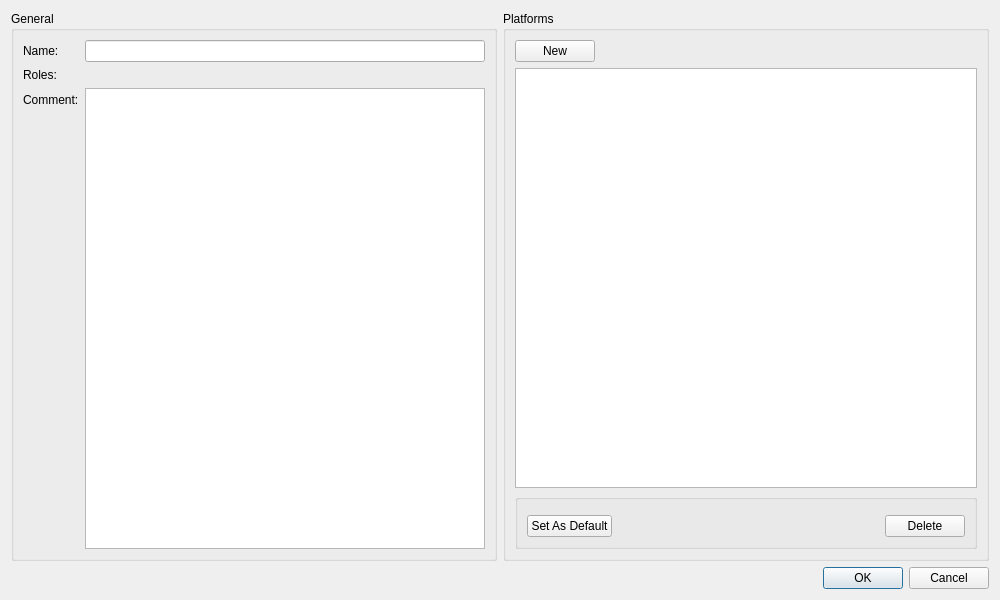
<?xml version="1.0" encoding="UTF-8"?>
<ui version="4.0">
 <class>DlgBusstopEditor</class>
 <widget class="QDialog" name="DlgBusstopEditor">
  <property name="geometry">
   <rect>
    <x>0</x>
    <y>0</y>
    <width>1000</width>
    <height>600</height>
   </rect>
  </property>
  <property name="windowTitle">
   <string notr="true"/>
  </property>
  <layout class="QVBoxLayout" name="verticalLayout_2">
   <item>
    <layout class="QHBoxLayout" name="horizontalLayout_3">
     <item>
      <widget class="QGroupBox" name="groupBox_2">
       <property name="title">
        <string>General</string>
       </property>
       <layout class="QFormLayout" name="formLayout">
        <item row="0" column="0">
         <widget class="QLabel" name="lName">
          <property name="text">
           <string>Name:</string>
          </property>
         </widget>
        </item>
        <item row="0" column="1">
         <widget class="QLineEdit" name="leName"/>
        </item>
        <item row="1" column="0">
         <widget class="QLabel" name="lFlags">
          <property name="text">
           <string>Roles:</string>
          </property>
         </widget>
        </item>
        <item row="2" column="0">
         <widget class="QLabel" name="lComment">
          <property name="text">
           <string>Comment:</string>
          </property>
         </widget>
        </item>
        <item row="2" column="1">
         <widget class="QPlainTextEdit" name="pteComment"/>
        </item>
        <item row="1" column="1">
         <widget class="WdgBusstopFlagEditor" name="wdgBusstopFlagEditor" native="true"/>
        </item>
       </layout>
      </widget>
     </item>
     <item>
      <widget class="QGroupBox" name="groupBox">
       <property name="title">
        <string>Platforms</string>
       </property>
       <layout class="QVBoxLayout" name="verticalLayout">
        <item>
         <layout class="QHBoxLayout" name="horizontalLayout">
          <item>
           <widget class="QPushButton" name="pbPlatformNew">
            <property name="text">
             <string>New</string>
            </property>
           </widget>
          </item>
          <item>
           <spacer name="horizontalSpacer">
            <property name="orientation">
             <enum>Qt::Orientation::Horizontal</enum>
            </property>
            <property name="sizeHint" stdset="0">
             <size>
              <width>40</width>
              <height>20</height>
             </size>
            </property>
           </spacer>
          </item>
         </layout>
        </item>
        <item>
         <widget class="QTreeView" name="twPlatforms">
          <property name="sortingEnabled">
           <bool>true</bool>
          </property>
          <attribute name="headerShowSortIndicator" stdset="0">
           <bool>true</bool>
          </attribute>
         </widget>
        </item>
        <item>
         <widget class="QGroupBox" name="gbPlatformEditor">
          <property name="title">
           <string/>
          </property>
          <layout class="QVBoxLayout" name="verticalLayout_3">
           <item>
            <widget class="WdgBusstopPlatformEditor" name="wdgPlatformEditor" native="true"/>
           </item>
           <item>
            <layout class="QHBoxLayout" name="horizontalLayout_2">
             <item>
              <widget class="QPushButton" name="pbPlatformSetDefault">
               <property name="text">
                <string>Set As Default</string>
               </property>
              </widget>
             </item>
             <item>
              <spacer name="horizontalSpacer_2">
               <property name="orientation">
                <enum>Qt::Orientation::Horizontal</enum>
               </property>
               <property name="sizeHint" stdset="0">
                <size>
                 <width>40</width>
                 <height>20</height>
                </size>
               </property>
              </spacer>
             </item>
             <item>
              <widget class="QPushButton" name="pbPlatformDelete">
               <property name="text">
                <string>Delete</string>
               </property>
              </widget>
             </item>
            </layout>
           </item>
          </layout>
         </widget>
        </item>
       </layout>
      </widget>
     </item>
    </layout>
   </item>
   <item>
    <widget class="QDialogButtonBox" name="buttonBox">
     <property name="orientation">
      <enum>Qt::Orientation::Horizontal</enum>
     </property>
     <property name="standardButtons">
      <set>QDialogButtonBox::StandardButton::Cancel|QDialogButtonBox::StandardButton::Ok</set>
     </property>
    </widget>
   </item>
  </layout>
 </widget>
 <customwidgets>
  <customwidget>
   <class>WdgBusstopFlagEditor</class>
   <extends>QWidget</extends>
   <header>Widgets\WdgBusstopFlagEditor.h</header>
   <container>1</container>
  </customwidget>
  <customwidget>
   <class>WdgBusstopPlatformEditor</class>
   <extends>QWidget</extends>
   <header>Widgets\WdgBusstopPlatformEditor.h</header>
   <container>1</container>
  </customwidget>
 </customwidgets>
 <resources/>
 <connections>
  <connection>
   <sender>buttonBox</sender>
   <signal>accepted()</signal>
   <receiver>DlgBusstopEditor</receiver>
   <slot>accept()</slot>
   <hints>
    <hint type="sourcelabel">
     <x>248</x>
     <y>254</y>
    </hint>
    <hint type="destinationlabel">
     <x>157</x>
     <y>274</y>
    </hint>
   </hints>
  </connection>
  <connection>
   <sender>buttonBox</sender>
   <signal>rejected()</signal>
   <receiver>DlgBusstopEditor</receiver>
   <slot>reject()</slot>
   <hints>
    <hint type="sourcelabel">
     <x>316</x>
     <y>260</y>
    </hint>
    <hint type="destinationlabel">
     <x>286</x>
     <y>274</y>
    </hint>
   </hints>
  </connection>
 </connections>
</ui>
